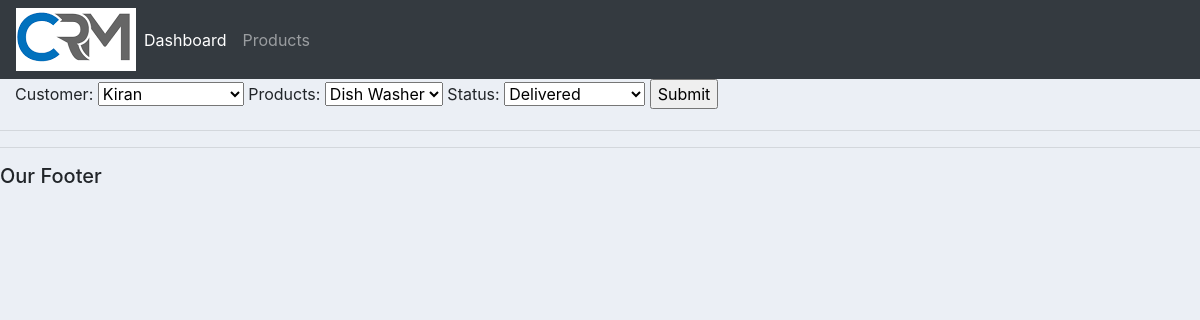
Page /update_order/7/ on the committed database.
### New_app1/models.py (models this page shows, shortened)
class Orders(models.Model):
    STATUS= (
        ('Pending', 'Pending'),
        ('Out for Delivery', 'Out for Delivery'),
        ('Delivered', 'Delivered')
    )
    customer=models.ForeignKey(Customer, null=True, on_delete=models.SET_NULL)
    products=models.ForeignKey(Products, null=True, on_delete=models.SET_NULL)
    status = models.CharField(max_length=200, null=True, choices=STATUS)
    date_created = models.DateField(auto_now_add=True, null=True)

### New_app1/views.py (the view)
# urls.py: path('update_order/<str:pk>/', views.update_order, name="update_order"),
def update_order(request, pk):
    order=Orders.objects.get(id=pk)
    form=Orderform(instance=order)
    if request.method == 'POST':
        form=Orderform(request.POST, instance=order)
        if form.is_valid():
            form.save()
            return redirect('/')
    context = {'form': form}
    return render(request, 'order_form.html', context)

### New_app1/forms.py
class Orderform(ModelForm):
    class Meta:
        model=Orders
        fields='__all__'

### New_app1/models.py (called while the page is built)
    def __str__(self):
        return self.name

    def __str__(self):
        return self.name

### Templates/order_form.html (shortened to what this page needs)
{% extends  'Main.html' %}
{% load static %}
{% block content %}
<form action="" method="POST">
        {{form}}
    <input type="submit" name="Submit">
</form>
{% endblock %}

### static/css/main.css (style rules this page uses)
body { background-color:#ebeff5; }

### rows in the picture
Orders: customer "Kiran", products "Dish Washer", status "Delivered"
